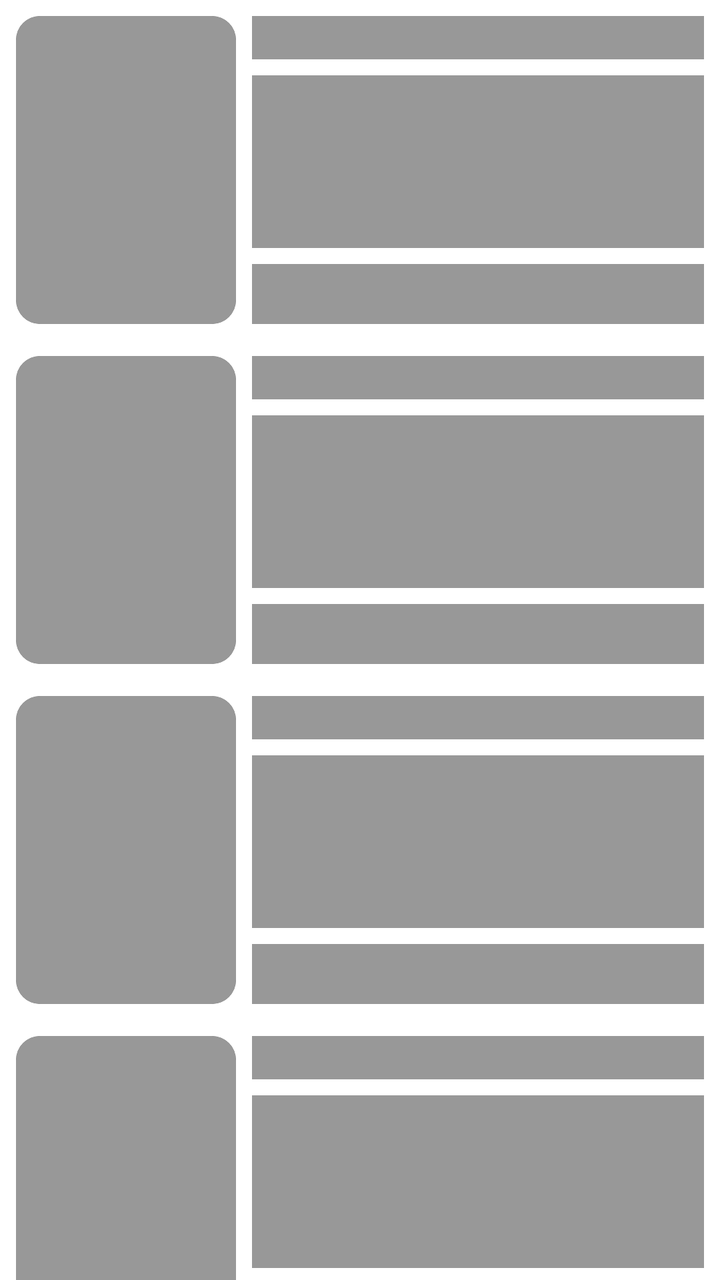
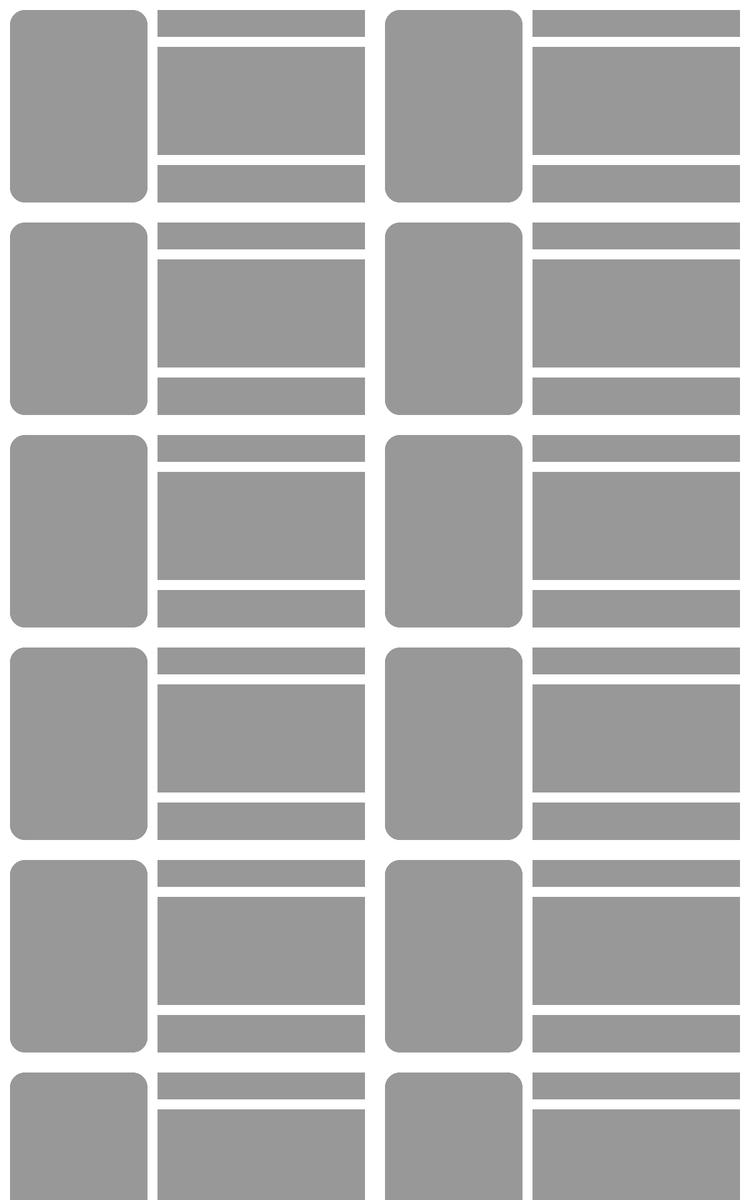

Two renders of one Android screen. The first uses the default layout on a phone; the second uses the alternative layout the repository ships for a different screen configuration, on a matching device. The two XML files are below.
<!-- AndroidManifest.xml: application theme Theme.DMotion.SplashScreen -->
<!-- res/layout/placeholder_video_list.xml -->
<?xml version="1.0" encoding="utf-8"?>
<androidx.appcompat.widget.LinearLayoutCompat xmlns:android="http://schemas.android.com/apk/res/android"
    android:layout_width="match_parent"
    android:layout_height="match_parent"
    android:orientation="vertical">

    <include
        layout="@layout/placeholder_cell_video_item"/>

    <include
        layout="@layout/placeholder_cell_video_item"/>

    <include
        layout="@layout/placeholder_cell_video_item"/>

    <include
        layout="@layout/placeholder_cell_video_item"/>

    <include
        layout="@layout/placeholder_cell_video_item"/>

    <include
        layout="@layout/placeholder_cell_video_item"/>

    <include
        layout="@layout/placeholder_cell_video_item"/>

    <include
        layout="@layout/placeholder_cell_video_item"/>

    <include
        layout="@layout/placeholder_cell_video_item"/>


</androidx.appcompat.widget.LinearLayoutCompat>
<!-- res/layout/placeholder_cell_video_item.xml (included above) -->
<?xml version="1.0" encoding="utf-8"?>
<androidx.appcompat.widget.LinearLayoutCompat xmlns:android="http://schemas.android.com/apk/res/android"
    android:layout_width="match_parent"
    android:layout_height="170dp"
    xmlns:app="http://schemas.android.com/apk/res-auto"
    android:orientation="horizontal">

    <androidx.cardview.widget.CardView
        android:layout_width="110dp"
        android:layout_height="match_parent"
        android:layout_margin="8dp"
        app:cardCornerRadius="12dp"
        android:elevation="8dp">

        <androidx.appcompat.widget.AppCompatImageView
            android:id="@+id/imgPoster"
            android:layout_width="match_parent"
            android:layout_height="match_parent"
            android:scaleType="centerCrop"
            android:background="@color/grey"/>

    </androidx.cardview.widget.CardView>

    <androidx.appcompat.widget.LinearLayoutCompat
        android:layout_width="match_parent"
        android:layout_height="match_parent"
        android:layout_marginEnd="8dp"
        android:layout_marginTop="8dp"
        android:layout_marginBottom="8dp"
        android:orientation="vertical">

        <androidx.appcompat.widget.AppCompatTextView
            android:id="@+id/txtTitle"
            android:layout_width="match_parent"
            android:layout_height="wrap_content"
            android:maxLines="1"
            android:ellipsize="end"
            android:background="@color/grey"
            android:textSize="16sp"
            android:textStyle="bold"
            android:textColor="@color/black" />

        <androidx.appcompat.widget.AppCompatTextView
            android:id="@+id/txtDescription"
            android:layout_width="match_parent"
            android:layout_height="wrap_content"
            android:maxLines="6"
            android:lines="6"
            android:layout_marginTop="8dp"
            android:ellipsize="end"
            android:background="@color/grey"
            android:textSize="12sp"
            android:textColor="@color/black" />

        <androidx.appcompat.widget.AppCompatTextView
            android:id="@+id/txtViews"
            android:layout_width="match_parent"
            android:layout_height="match_parent"
            android:maxLines="1"
            android:lines="1"
            android:background="@color/grey"
            android:ellipsize="end"
            android:layout_marginTop="8dp"
            android:textSize="12sp"
            android:textColor="@color/black_30"
            android:layout_gravity="bottom"
            android:gravity="end|bottom"/>

    </androidx.appcompat.widget.LinearLayoutCompat>

</androidx.appcompat.widget.LinearLayoutCompat>
<!-- resources referenced by this layout -->
<resources>
  <color name="black">#FF000000</color>
  <color name="black_30">#4D000000</color>
  <color name="grey">#989898</color>
</resources>
<!-- res/layout-sw600dp/placeholder_video_list.xml (the repository's variant of the layout above) -->
<!-- drawn on a 7-inch tablet held upright -->
<?xml version="1.0" encoding="utf-8"?>
<androidx.appcompat.widget.LinearLayoutCompat xmlns:android="http://schemas.android.com/apk/res/android"
    android:layout_width="match_parent"
    android:layout_height="match_parent"
    android:orientation="horizontal">

    <androidx.appcompat.widget.LinearLayoutCompat
        android:layout_width="match_parent"
        android:layout_height="match_parent"
        android:orientation="vertical"
        android:layout_weight="1">

        <include
            layout="@layout/placeholder_cell_video_item"/>

        <include
            layout="@layout/placeholder_cell_video_item"/>

        <include
            layout="@layout/placeholder_cell_video_item"/>

        <include
            layout="@layout/placeholder_cell_video_item"/>

        <include
            layout="@layout/placeholder_cell_video_item"/>

        <include
            layout="@layout/placeholder_cell_video_item"/>

        <include
            layout="@layout/placeholder_cell_video_item"/>

        <include
            layout="@layout/placeholder_cell_video_item"/>

        <include
            layout="@layout/placeholder_cell_video_item"/>


    </androidx.appcompat.widget.LinearLayoutCompat>

    <androidx.appcompat.widget.LinearLayoutCompat
        android:layout_width="match_parent"
        android:layout_height="match_parent"
        android:orientation="vertical"
        android:layout_weight="1">

        <include
            layout="@layout/placeholder_cell_video_item"/>

        <include
            layout="@layout/placeholder_cell_video_item"/>

        <include
            layout="@layout/placeholder_cell_video_item"/>

        <include
            layout="@layout/placeholder_cell_video_item"/>

        <include
            layout="@layout/placeholder_cell_video_item"/>

        <include
            layout="@layout/placeholder_cell_video_item"/>

        <include
            layout="@layout/placeholder_cell_video_item"/>

        <include
            layout="@layout/placeholder_cell_video_item"/>

        <include
            layout="@layout/placeholder_cell_video_item"/>


    </androidx.appcompat.widget.LinearLayoutCompat>

</androidx.appcompat.widget.LinearLayoutCompat>
